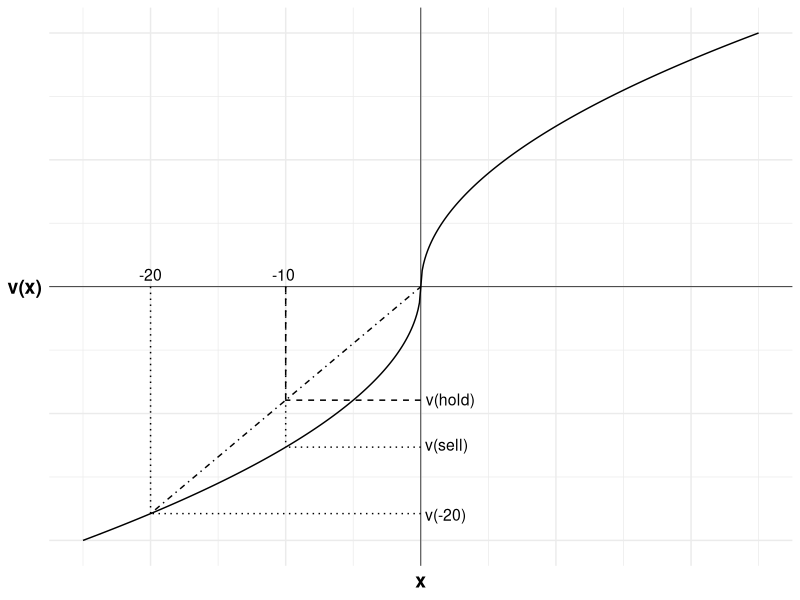
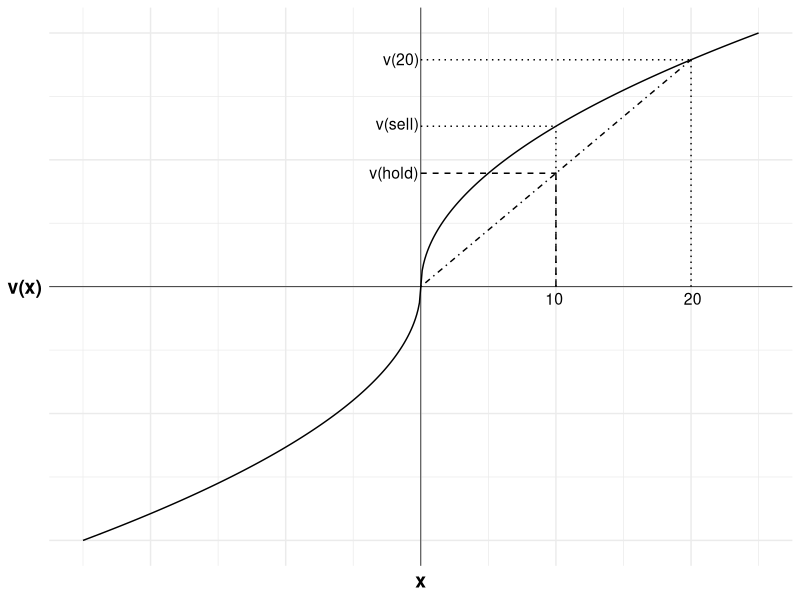

Here is the R script that generated these plots, in order:
## ---- chunk 1
#| label: fig-disposition-effect-loss
#| fig-cap: The disposition effect in the loss domain

library(ggplot2)

u <- function(x){
  ifelse (x >= 0, x^0.5, -(-x)^0.5)
}

df <- data.frame(
  x = seq(-25, 25, 0.1),
  y = u(seq(-25, 25, 0.1))
)

#Variables for plot (may not match labels as not done to scale)
#Payoffs from gamble
x1<- -20 #loss
x2<- 0 #win
ev<- -10 #expected value of gamble
xc<- -10 #certain outcome
px2<-(ev-x1)/(x2-x1)

ggplot(mapping = aes(x, y)) +

  #Plot the utility curve
  geom_line(data = df) +
  geom_vline(xintercept = 0, linewidth=0.25)+ 
  geom_hline(yintercept = 0, linewidth=0.25)+
  labs(x = "x", y = "v(x)")+

  # Set the theme
  theme_minimal()+

  #remove numbers on each axis
  theme(axis.text.x = element_blank(),
            axis.text.y = element_blank(),
            axis.title=element_text(size=14,face="bold"),
            axis.title.y = element_text(angle=0, vjust=0.5))+

  #limit to y greater than zero and x greater than -8 (need -8 so space for y-axis labels)
  coord_cartesian(xlim = c(-25, 25), ylim = c(-5, 5))+

  #Add labels -10, v(sell) and line to curve indicating each
  annotate("text", x = xc, y = 0, label = "-10", size = 4, hjust = 0.6, vjust = -0.5)+
  annotate("segment", x = xc, y = 0, xend = xc, yend = u(xc), linewidth = 0.5, colour = "black", linetype="dotted")+
  annotate("segment", x = 0, y = u(xc), xend = xc, yend = u(xc), linewidth = 0.5, colour = "black", linetype="dotted")+
  annotate("text", x = 0, y = u(xc), label = "v(sell)", size = 4, hjust = -0.1, vjust = 0.3)+

  #Add labels -20, v(-20) and line to curve indicating each
  annotate("text", x = x1, y = 0, label = "-20", size = 4, hjust = 0.5, vjust = -0.5)+
  annotate("segment", x = x1, y = 0, xend = x1, yend = u(x1), linewidth = 0.5, colour = "black", linetype="dotted")+
  annotate("segment", x = 0, y = u(x1), xend = x1, yend = u(x1), linewidth = 0.5, colour = "black", linetype="dotted")+
  annotate("text", x = 0, y = u(x1), label = "v(-20)", size = 4, hjust = -0.1, vjust = 0.6)+

  #Add expected utility line
  annotate("segment", x = x1, xend = x2, y = u(x1), yend = u(x2), linewidth = 0.5, colour = "black", linetype="dotdash")+

  #Add labels v(hold) and curve indicating position
  annotate("segment", x = ev, y = 0, xend = ev, yend = u(x1)+(u(x2)-u(x1))*px2, linewidth = 0.5, colour = "black", linetype="dashed")+
  annotate("segment", x = 0, y = u(x1)+(u(x2)-u(x1))*px2, xend = ev, yend = u(x1)+(u(x2)-u(x1))*px2, linewidth = 0.5, colour = "black", linetype="dashed")+
  annotate("text", x = 0, y = u(x1)+(u(x2)-u(x1))*px2, label = "v(hold)", size = 4, hjust = -0.1, vjust = 0.45)

## ---- chunk 2
#| label: fig-disposition-effect-gain
#| fig-cap: The disposition effect in the gain domain

library(ggplot2)

u <- function(x){
  ifelse (x >= 0, x^0.5, -(-x)^0.5)
}

df <- data.frame(
  x = seq(-25, 25, 0.1),
  y = u(seq(-25, 25, 0.1))
)

#Variables for plot (may not match labels as not done to scale)
#Payoffs from gamble
x1<-0 #loss
x2<-20 #win
ev<-10 #expected value of gamble
xc<-10 #certain outcome
px2<-(ev-x1)/(x2-x1)

ggplot(mapping = aes(x, y)) +

  #Plot the utility curve
  geom_line(data = df) +
  geom_vline(xintercept = 0, linewidth=0.25)+ 
  geom_hline(yintercept = 0, linewidth=0.25)+
  labs(x = "x", y = "v(x)")+

  # Set the theme
  theme_minimal()+

  #remove numbers on each axis
  theme(axis.text.x = element_blank(),
            axis.text.y = element_blank(),
            axis.title=element_text(size=14,face="bold"),
            axis.title.y = element_text(angle=0, vjust=0.5))+

  #limit to y greater than zero and x greater than -8 (need -8 so space for y-axis labels)
  coord_cartesian(xlim = c(-25, 25), ylim = c(-5, 5))+

  #Add labels 10, v(sell) and line to curve indicating each
  annotate("text", x = xc, y = 0, label = "10", size = 4, hjust = 0.6, vjust = 1.5)+
  annotate("segment", x = xc, y = 0, xend = xc, yend = u(xc), linewidth = 0.5, colour = "black", linetype="dotted")+
  annotate("segment", x = 0, y = u(xc), xend = xc, yend = u(xc), linewidth = 0.5, colour = "black", linetype="dotted")+
  annotate("text", x = 0, y = u(xc), label = "v(sell)", size = 4, hjust = 1.05, vjust = 0.3)+

  #Add expected utility line
  annotate("segment", x = x1, xend = x2, y = u(x1), yend = u(x2), linewidth = 0.5, colour = "black", linetype="dotdash")+

  #Add labels 20, v(20) and line to curve indicating each
  annotate("text", x = x2, y = 0, label = "20", size = 4, hjust = 0.4, vjust = 1.5)+
  annotate("segment", x = x2, y = 0, xend = x2, yend = u(x2), linewidth = 0.5, colour = "black", linetype="dotted")+
  annotate("segment", x = 0, y = u(x2), xend = x2, yend = u(x2), linewidth = 0.5, colour = "black", linetype="dotted")+
  annotate("text", x = 0, y = u(x2), label = "v(20)", size = 4, hjust = 1.05, vjust = 0.45)+

  #Add labels v(hold) and curve indicating position
  annotate("segment", x = ev, y = 0, xend = ev, yend = u(x1)+(u(x2)-u(x1))*px2, linewidth = 0.5, colour = "black", linetype="dashed")+
  annotate("segment", x = 0, y = u(x1)+(u(x2)-u(x1))*px2, xend = ev, yend = u(x1)+(u(x2)-u(x1))*px2, linewidth = 0.5, colour = "black", linetype="dashed")+
  annotate("text", x = 0, y = u(x1)+(u(x2)-u(x1))*px2, label = "v(hold)", size = 4, hjust = 1.05, vjust = 0.45)

